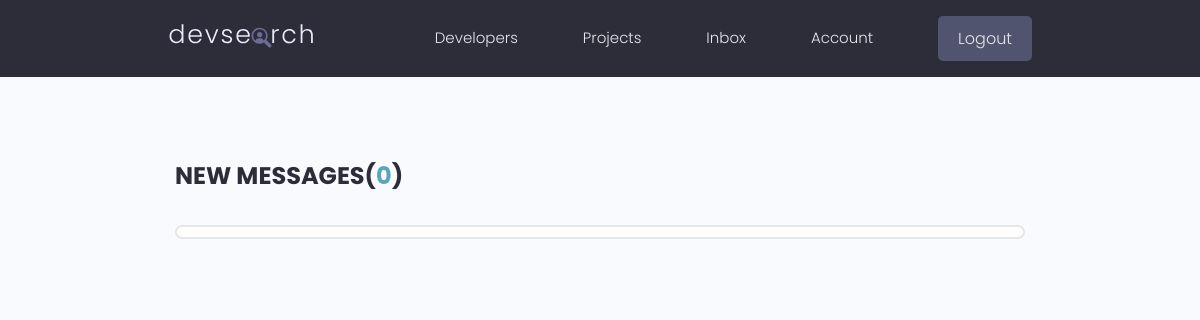
Before: /inbox/ (signed in) with the older database file.
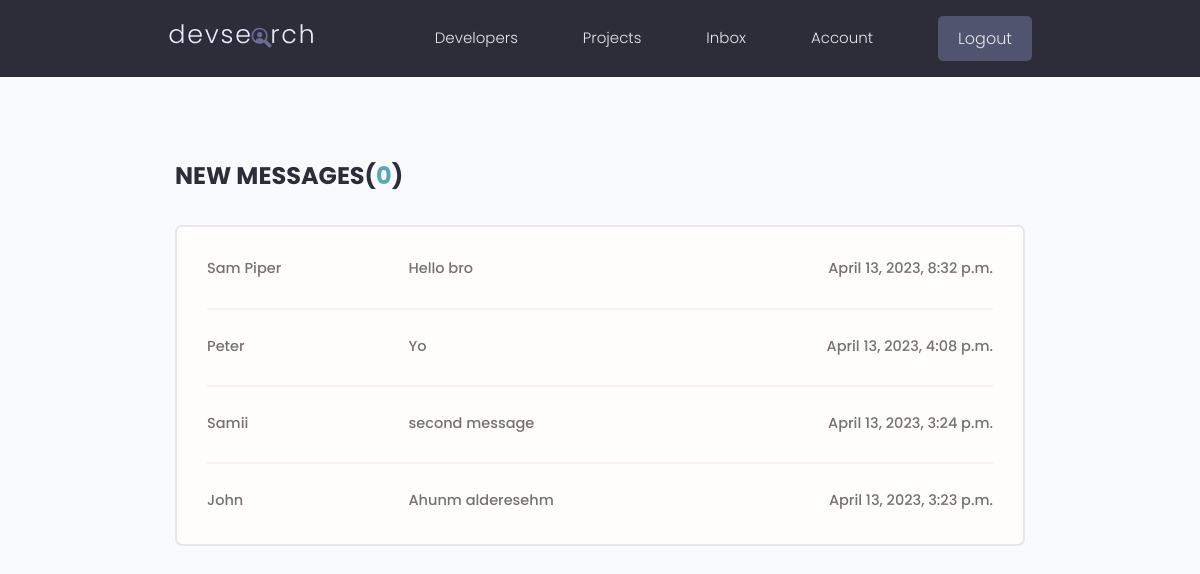
After: the same page with the newer database file.
### users/models.py (models this page shows, shortened)
class Message(models.Model):
    sender = models.ForeignKey(Profile, on_delete=models.SET_NULL, null=True, blank=True)
    recipient = models.ForeignKey(Profile, on_delete=models.SET_NULL, null=True, blank=True, related_name="messages")
    name = models.CharField(max_length=200, null=True, blank=True)
    email = models.EmailField(max_length=200, null=True, blank=True)
    subject = models.CharField(max_length=200, null=True, blank=True)
    body = models.TextField()
    is_read = models.BooleanField(default=False, null=True)
    created = models.DateTimeField(auto_now_add=True)
    id = models.UUIDField(default=uuid.uuid4, unique=True,
                          primary_key=True, editable=False)
    class Meta:
        ordering = ['is_read', '-created']

### users/views.py (the view)
# urls.py: path('inbox/', views.inbox, name="inbox"),
@login_required(login_url='login')
def inbox(request):
    profile = request.user.profile
    messageRequest = profile.messages.all()
    ureadCount = messageRequest.filter(is_read=False).count()
    context = {'messageRequest': messageRequest, 'ureadCount': ureadCount}
    return render(request, 'users/inbox.html', context)

### users/templates/users/inbox.html
{% extends 'main.html' %}
{% block content %}
  <main class="inbox my-xl">
    <div class="content-box">
      <h3 class="inbox__title">New Messages(<span>{{ureadCount}}</span>)</h3>
      <ul class="messages">
        {% for message in messageRequest%}
        {% if message.is_read %}
        <li class="message message">
        {% else %}
        <li class="message message--unread">
        {% endif %}
          <a href="{% url 'message' message.id %}">
            <span class="message__author">{{message.name}}</span>
            <span class="message__subject">{{message.subject}}</span>
            <span class="message__date">{{message.created}}</span>
          </a>
        </li>
        {% endfor %}
      </ul>
    </div>
  </main>
{% endblock %}

Changed rows visible on the page:
added Message: name "Sam Piper", subject "Hello bro", created "April 13, 2023, 8:32 p.m."
added Message: name "Peter", subject "Yo", created "April 13, 2023, 4:08 p.m."
added Message: name "Samii", subject "second message", created "April 13, 2023, 3:24 p.m."
added Message: name "John", subject "Ahunm alderesehm", created "April 13, 2023, 3:23 p.m."
